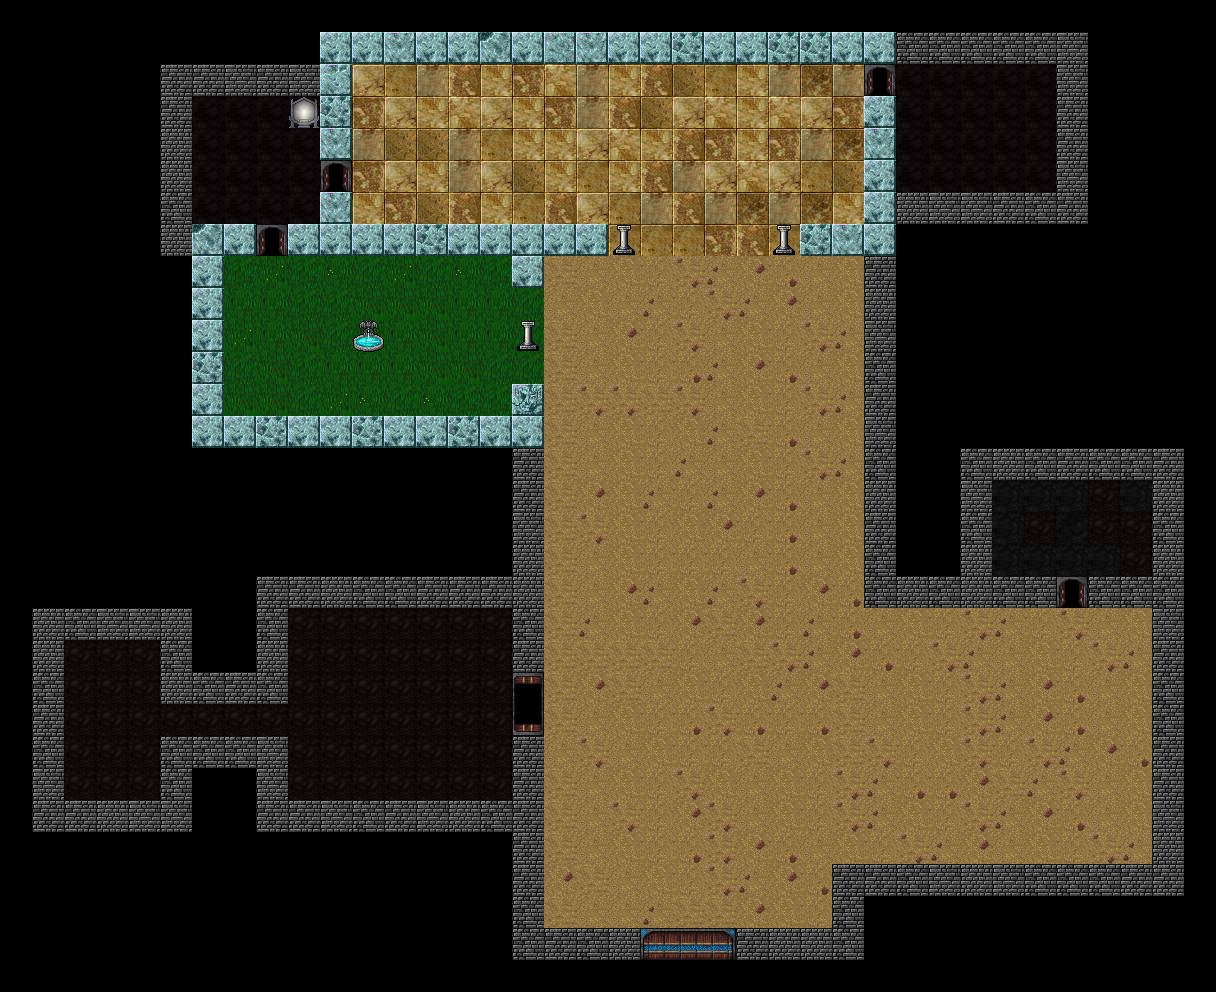

A 2D game scene composited from a Tiled map and its tileset images. What follows is a short description and the map's XML, with every tile layer's data as written:
An orthogonal 38x31 tile map with 32x32 px tiles, 2 tile layers (Calque de Tuiles 1, Calque de Tuiles 2).

<map version="1.4" tiledversion="1.4.3" orientation="orthogonal" renderorder="right-down" width="38" height="31" tilewidth="32" tileheight="32" infinite="0" nextlayerid="4" nextobjectid="1">
 <tileset firstgid="1" source="anthea_tileset.tsx" />
 <layer id="3" name="Calque de Tuiles 1" width="38" height="31">
  <data encoding="csv">
0,0,0,0,0,0,0,0,0,0,0,0,0,0,0,0,0,0,0,0,0,0,0,0,0,0,0,0,0,0,0,0,0,0,0,0,0,0,
0,0,0,0,0,0,0,0,0,0,2,2,3,2,2,4,2,5,3,2,2,6,2,2,6,6,2,2,36,36,36,36,36,39,0,0,0,0,
0,0,0,0,0,31,31,39,31,39,8,9,10,11,12,13,14,15,11,13,12,16,10,13,11,17,11,40,7,7,7,7,7,39,0,0,0,0,
0,0,0,0,0,31,7,7,7,7,6,14,9,13,15,9,13,14,11,12,16,9,15,13,15,9,14,2,7,7,7,7,7,31,0,0,0,0,
0,0,0,0,0,1,7,7,7,7,3,11,16,16,11,10,13,13,9,15,13,12,14,13,14,11,17,3,7,7,7,7,7,31,0,0,0,0,
0,0,0,0,0,1,7,7,7,7,40,14,9,13,11,9,16,13,10,13,12,11,9,15,9,10,16,2,7,7,7,7,7,39,0,0,0,0,
0,0,0,0,0,36,7,7,7,7,3,13,14,16,12,13,10,12,9,10,11,12,11,17,11,17,13,2,1,39,39,31,36,31,0,0,0,0,
0,0,0,0,0,1,4,2,40,2,2,2,2,6,2,2,2,2,2,10,10,10,14,12,10,6,3,2,0,0,0,0,0,0,0,0,0,0,
0,0,0,0,0,0,2,19,20,19,21,22,20,22,21,19,2,23,24,25,26,27,28,29,30,24,25,31,0,0,0,0,0,0,0,0,0,0,
0,0,0,0,0,0,2,32,32,33,33,34,34,34,32,32,22,24,25,24,28,26,27,28,29,24,25,1,0,0,0,0,0,0,0,0,0,0,
0,0,0,0,0,0,2,20,32,34,22,34,32,34,32,32,22,23,24,29,26,27,24,25,26,27,28,39,0,0,0,0,0,0,0,0,0,0,
0,0,0,0,0,0,6,22,34,33,32,32,32,34,34,22,22,23,24,25,26,30,28,29,30,24,25,36,0,0,0,0,0,0,0,0,0,0,
0,0,0,0,0,0,2,34,34,22,20,21,22,21,19,19,35,23,27,27,23,27,24,25,26,27,28,31,0,0,0,0,0,0,0,0,0,0,
0,0,0,0,0,0,2,2,6,2,2,6,2,2,6,2,2,23,24,25,26,25,28,23,30,24,25,39,0,0,0,0,0,0,0,0,0,0,
0,0,0,0,0,0,0,0,0,0,0,0,0,0,0,0,31,23,24,25,26,28,24,25,26,27,28,36,0,0,36,1,36,31,36,36,31,0,
0,0,0,0,0,0,0,0,0,0,0,0,0,0,0,0,31,23,29,25,28,26,28,29,30,24,25,1,0,0,39,18,18,18,37,18,1,0,
0,0,0,0,0,0,0,0,0,0,0,0,0,0,0,0,39,23,27,25,26,25,29,26,30,24,25,31,0,0,36,18,37,38,37,37,36,0,
0,0,0,0,0,0,0,0,0,0,0,0,0,0,0,0,1,23,24,25,26,26,26,24,30,24,25,36,0,0,1,18,18,18,18,37,1,0,
0,0,0,0,0,0,0,0,31,31,1,36,36,31,31,31,1,23,24,29,28,25,28,27,26,29,30,36,1,36,1,36,36,40,36,36,36,0,
0,1,36,39,39,1,0,0,36,37,37,37,37,37,37,37,36,23,28,25,26,29,23,29,26,28,30,24,25,26,27,28,26,27,24,25,39,0,
0,1,37,37,37,36,0,0,1,37,37,37,37,37,37,37,31,23,23,23,23,26,24,23,27,28,29,30,26,27,28,24,25,26,27,28,31,0,
0,36,37,37,37,1,36,31,36,37,37,37,37,37,37,37,43,23,29,23,24,25,26,25,28,29,23,24,25,26,27,28,29,30,24,25,36,0,
0,31,37,37,37,37,37,37,37,37,37,37,37,37,37,37,44,23,24,25,26,30,27,30,26,30,23,24,25,26,27,28,29,30,24,25,36,0,
0,36,37,37,37,36,36,36,39,37,37,37,37,37,37,37,31,24,27,24,25,26,26,23,24,25,23,27,26,25,27,26,27,28,29,30,31,0,
0,39,37,37,37,36,0,0,39,37,37,37,37,37,37,37,31,23,24,25,26,27,25,24,25,26,27,28,30,30,29,23,28,27,24,25,31,0,
0,31,31,1,39,39,0,0,31,31,39,36,31,39,1,36,31,23,24,27,26,29,27,24,25,26,27,28,25,26,27,28,29,30,24,25,39,0,
0,0,0,0,0,0,0,0,0,0,0,0,0,0,0,0,31,23,24,25,26,30,27,29,30,24,25,26,27,28,29,24,25,26,27,28,1,0,
0,0,0,0,0,0,0,0,0,0,0,0,0,0,0,0,31,29,23,24,25,26,27,28,29,30,31,31,36,39,1,39,36,36,36,31,31,0,
0,0,0,0,0,0,0,0,0,0,0,0,0,0,0,0,36,23,24,24,28,23,23,29,25,26,36,0,0,0,0,0,0,0,0,0,0,0,
0,0,0,0,0,0,0,0,0,0,0,0,0,0,0,0,36,31,36,1,49,50,51,31,1,1,36,0,0,0,0,0,0,0,0,0,0,0,
0,0,0,0,0,0,0,0,0,0,0,0,0,0,0,0,0,0,0,0,0,0,0,0,0,0,0,0,0,0,0,0,0,0,0,0,0,0
</data>
 </layer>
 <layer id="1" name="Calque de Tuiles 2" width="38" height="31">
  <data encoding="csv">
0,0,0,0,0,0,0,0,0,0,0,0,0,0,0,0,0,0,0,0,0,0,0,0,0,0,0,0,0,0,0,0,0,0,0,0,0,0,
0,0,0,0,0,0,0,0,0,0,0,0,0,0,0,0,0,0,0,0,0,0,0,0,0,0,0,0,0,0,0,0,0,0,0,0,0,0,
0,0,0,0,0,0,0,0,0,0,0,0,0,0,0,0,0,0,0,0,0,0,0,0,0,0,0,0,0,0,0,0,0,0,0,0,0,0,
0,0,0,0,0,0,0,0,0,48,0,0,0,0,0,0,0,0,0,0,0,0,0,0,0,0,0,0,0,0,0,0,0,0,0,0,0,0,
0,0,0,0,0,0,0,0,0,0,0,0,0,0,0,0,0,0,0,0,0,0,0,0,0,0,0,0,0,0,0,0,0,0,0,0,0,0,
0,0,0,0,0,0,0,0,0,0,0,0,0,0,0,0,0,0,0,0,0,0,0,0,0,0,0,0,0,0,0,0,0,0,0,0,0,0,
0,0,0,0,0,0,0,0,0,0,0,0,0,0,0,0,0,0,0,0,0,0,0,0,0,0,0,0,0,0,0,0,0,0,0,0,0,0,
0,0,0,0,0,0,0,0,0,0,0,0,0,0,0,0,0,0,0,41,0,0,0,0,41,0,0,0,0,0,0,0,0,0,0,0,0,0,
0,0,0,0,0,0,0,0,0,0,0,0,0,0,0,0,0,0,0,0,0,0,0,0,0,0,0,0,0,0,0,0,0,0,0,0,0,0,
0,0,0,0,0,0,0,0,0,0,0,0,0,0,0,0,0,0,0,0,0,0,0,0,0,0,0,0,0,0,0,0,0,0,0,0,0,0,
0,0,0,0,0,0,0,0,0,0,0,42,0,0,0,0,41,0,0,0,0,0,0,0,0,0,0,0,0,0,0,0,0,0,0,0,0,0,
0,0,0,0,0,0,0,0,0,0,0,0,0,0,0,0,0,0,0,0,0,0,0,0,0,0,0,0,0,0,0,0,0,0,0,0,0,0,
0,0,0,0,0,0,0,0,0,0,0,0,0,0,0,0,0,0,0,0,0,0,0,0,0,0,0,0,0,0,0,0,0,0,0,0,0,0,
0,0,0,0,0,0,0,0,0,0,0,0,0,0,0,0,0,0,0,0,0,0,0,0,0,0,0,0,0,0,0,0,0,0,0,0,0,0,
0,0,0,0,0,0,0,0,0,0,0,0,0,0,0,0,0,0,0,0,0,0,0,0,0,0,0,0,0,0,0,0,0,0,0,0,0,0,
0,0,0,0,0,0,0,0,0,0,0,0,0,0,0,0,0,0,0,0,0,0,0,0,0,0,0,0,0,0,0,0,0,0,0,0,0,0,
0,0,0,0,0,0,0,0,0,0,0,0,0,0,0,0,0,0,0,0,0,0,0,0,0,0,0,0,0,0,0,0,0,0,0,0,0,0,
0,0,0,0,0,0,0,0,0,0,0,0,0,0,0,0,0,0,0,0,0,0,0,0,0,0,0,0,0,0,0,0,0,0,0,0,0,0,
0,0,0,0,0,0,0,0,0,0,0,0,0,0,0,0,0,0,0,0,0,0,0,0,0,0,0,0,0,0,0,0,0,0,0,0,0,0,
0,0,0,0,0,0,0,0,0,0,0,0,0,0,0,0,0,0,0,0,0,0,0,0,0,0,0,0,0,0,0,0,0,0,0,0,0,0,
0,0,0,0,0,0,0,0,0,0,0,0,0,0,0,0,0,0,0,0,0,0,0,0,0,0,0,0,0,0,0,0,0,0,0,0,0,0,
0,0,0,0,0,0,0,0,0,0,0,0,0,0,0,0,0,0,0,0,0,0,0,0,0,0,0,0,0,0,0,0,0,0,0,0,0,0,
0,0,0,0,0,0,0,0,0,0,0,0,0,0,0,0,0,0,0,0,0,0,0,0,0,0,0,0,0,0,0,0,0,0,0,0,0,0,
0,0,0,0,0,0,0,0,0,0,0,0,0,0,0,0,0,0,0,0,0,0,0,0,0,0,0,0,0,0,0,0,0,0,0,0,0,0,
0,0,0,0,0,0,0,0,0,0,0,0,0,0,0,0,0,0,0,0,0,0,0,0,0,0,0,0,0,0,0,0,0,0,0,0,0,0,
0,0,0,0,0,0,0,0,0,0,0,0,0,0,0,0,0,0,0,0,0,0,0,0,0,0,0,0,0,0,0,0,0,0,0,0,0,0,
0,0,0,0,0,0,0,0,0,0,0,0,0,0,0,0,0,0,0,0,0,0,0,0,0,0,0,0,0,0,0,0,0,0,0,0,0,0,
0,0,0,0,0,0,0,0,0,0,0,0,0,0,0,0,0,0,0,0,0,0,0,0,0,0,0,0,0,0,0,0,0,0,0,0,0,0,
0,0,0,0,0,0,0,0,0,0,0,0,0,0,0,0,0,0,0,0,0,0,0,0,0,0,0,0,0,0,0,0,0,0,0,0,0,0,
0,0,0,0,0,0,0,0,0,0,0,0,0,0,0,0,0,0,0,0,45,46,47,0,0,0,0,0,0,0,0,0,0,0,0,0,0,0,
0,0,0,0,0,0,0,0,0,0,0,0,0,0,0,0,0,0,0,0,0,0,0,0,0,0,0,0,0,0,0,0,0,0,0,0,0,0
</data>
 </layer>
</map>
